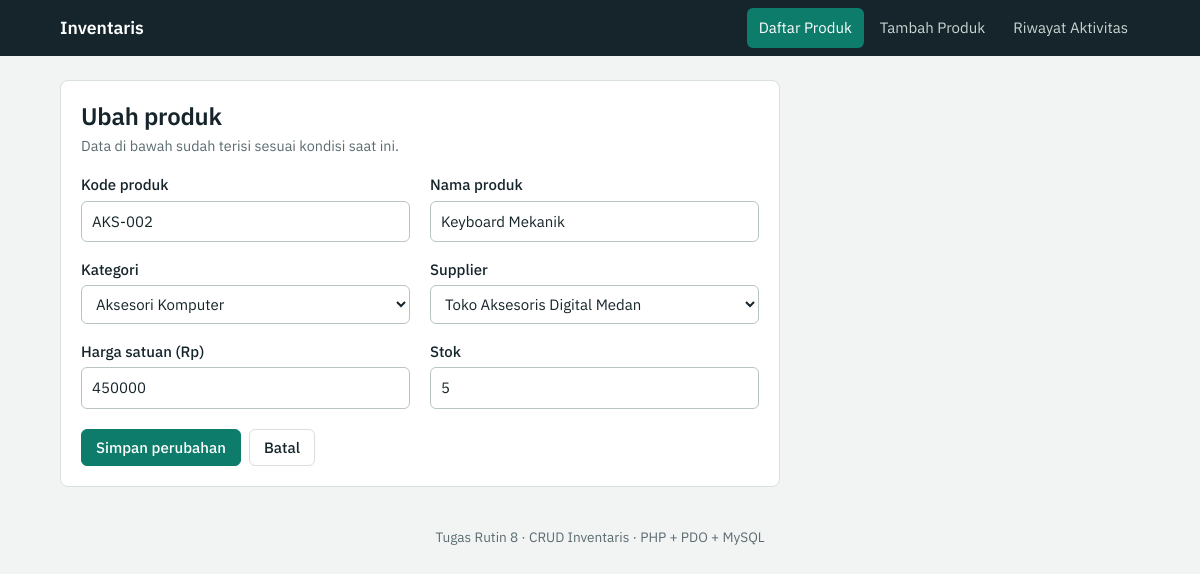
Page /edit.php?id=15 on the committed database.
### tables this page shows
CREATE TABLE produk (
    id_produk   INT UNSIGNED  NOT NULL AUTO_INCREMENT,
    kode_produk VARCHAR(20)   NOT NULL,
    nama_produk VARCHAR(100)  NOT NULL,
    id_kategori INT UNSIGNED  NOT NULL,
    id_supplier INT UNSIGNED  NOT NULL,
    harga       DECIMAL(12,2) NOT NULL DEFAULT 0,
    stok        INT UNSIGNED  NOT NULL DEFAULT 0,
    created_at  TIMESTAMP     NOT NULL DEFAULT CURRENT_TIMESTAMP,
    updated_at  TIMESTAMP     NOT NULL DEFAULT CURRENT_TIMESTAMP ON UPDATE CURRENT_TIMESTAMP,
    PRIMARY KEY (id_produk),
    UNIQUE KEY uq_produk_kode (kode_produk),
    KEY idx_produk_kategori (id_kategori),
    KEY idx_produk_supplier (id_supplier),
    CONSTRAINT fk_produk_kategori
        FOREIGN KEY (id_kategori) REFERENCES kategori (id_kategori)
        ON UPDATE CASCADE ON DELETE RESTRICT,
    CONSTRAINT fk_produk_supplier
        FOREIGN KEY (id_supplier) REFERENCES supplier (id_supplier)
        ON UPDATE CASCADE ON DELETE RESTRICT
);

CREATE TABLE kategori (
    id_kategori   INT UNSIGNED NOT NULL AUTO_INCREMENT,
    nama_kategori VARCHAR(60)  NOT NULL,
    deskripsi     VARCHAR(255) DEFAULT NULL,
    PRIMARY KEY (id_kategori),
    UNIQUE KEY uq_kategori_nama (nama_kategori)
);

CREATE TABLE supplier (
    id_supplier   INT UNSIGNED NOT NULL AUTO_INCREMENT,
    nama_supplier VARCHAR(100) NOT NULL,
    kontak        VARCHAR(80)  DEFAULT NULL,
    telepon       VARCHAR(25)  DEFAULT NULL,
    alamat        VARCHAR(255) DEFAULT NULL,
    PRIMARY KEY (id_supplier),
    UNIQUE KEY uq_supplier_nama (nama_supplier)
);

### src/helpers.php (called while the page is built, shortened)
<?php
function e($nilai): string
{
    return htmlspecialchars((string) $nilai, ENT_QUOTES | ENT_SUBSTITUTE, 'UTF-8');
}
function form_state_get(): array
{
    $state = $_SESSION['form_state'] ?? ['old' => [], 'errors' => []];
    return [$state['old'], $state['errors']];
}

### src/produk_repo.php (called while the page is built, shortened)
<?php
function ambil_produk_by_id(PDO $pdo, int $id, bool $kunci = false): ?array
{
    $stmt = $pdo->prepare(
        'SELECT id_produk, kode_produk, nama_produk, id_kategori, id_supplier, harga, stok
         FROM produk WHERE id_produk = :id' . ($kunci ? ' FOR UPDATE' : '')
    );
    $stmt->execute([':id' => $id]);
    return $stmt->fetch() ?: null;
}
function daftar_kategori(PDO $pdo): array
{
    $stmt = $pdo->prepare('SELECT id_kategori, nama_kategori FROM kategori ORDER BY nama_kategori');
    $stmt->execute();
    return $stmt->fetchAll();
}
function daftar_supplier(PDO $pdo): array
{
    $stmt = $pdo->prepare('SELECT id_supplier, nama_supplier FROM supplier ORDER BY nama_supplier');
    $stmt->execute();
    return $stmt->fetchAll();
}

### partials/_form.php (the view, shortened to what this page needs)
<?php
$nilai = fn(string $k) => $data[$k] ?? '';
?>
<form method="post" action="<?= e($aksi) ?>" class="form-grid">
    <div class="field">
        <label for="kode_produk">Kode produk</label>
        <input type="text" id="kode_produk" name="kode_produk" maxlength="20" required
               placeholder="Contoh: ELK-010" value="<?= e($nilai('kode_produk')) ?>"
               class="<?= isset($errors['kode_produk']) ? 'invalid' : '' ?>">
    </div>
    <div class="field">
        <label for="nama_produk">Nama produk</label>
        <input type="text" id="nama_produk" name="nama_produk" maxlength="100" required
               placeholder="Contoh: Monitor LED 24 inci" value="<?= e($nilai('nama_produk')) ?>"
               class="<?= isset($errors['nama_produk']) ? 'invalid' : '' ?>">
    </div>
    <div class="field">
        <label for="id_kategori">Kategori</label>
        <select id="id_kategori" name="id_kategori" required
                class="<?= isset($errors['id_kategori']) ? 'invalid' : '' ?>">
            <?php foreach ($daftarKategori as $k): ?>
                <option value="<?= e($k['id_kategori']) ?>"
                    <?= (string) $k['id_kategori'] === (string) $nilai('id_kategori') ? 'selected' : '' ?>>
                    <?= e($k['nama_kategori']) ?>
                </option>
            <?php endforeach; ?>
        </select>
    </div>
    <div class="field">
        <label for="id_supplier">Supplier</label>
        <select id="id_supplier" name="id_supplier" required
                class="<?= isset($errors['id_supplier']) ? 'invalid' : '' ?>">
            <?php foreach ($daftarSupplier as $s): ?>
                <option value="<?= e($s['id_supplier']) ?>"
                    <?= (string) $s['id_supplier'] === (string) $nilai('id_supplier') ? 'selected' : '' ?>>
                    <?= e($s['nama_supplier']) ?>
                </option>
            <?php endforeach; ?>
        </select>
    </div>
    <div class="field">
        <label for="harga">Harga satuan (Rp)</label>
        <input type="number" id="harga" name="harga" min="0" step="1" required inputmode="numeric"
               value="<?= e($nilai('harga')) ?>" class="<?= isset($errors['harga']) ? 'invalid' : '' ?>">
    </div>
    <div class="field">
        <label for="stok">Stok</label>
        <input type="number" id="stok" name="stok" min="0" step="1" required inputmode="numeric"
               value="<?= e($nilai('stok')) ?>" class="<?= isset($errors['stok']) ? 'invalid' : '' ?>">
    </div>
    <div class="form-actions">
        <button type="submit" class="btn btn-primary"><?= e($labelTombol) ?></button>
        <a class="btn" href="index.php">Batal</a>
    </div>
</form>

### assets/style.css (style rules this page uses)
:root { --bg: #f1f4f3; --surface: #ffffff; --ink: #16252b; --muted: #5b6b70; --line: #d9e0de; --primary: #0e7c6b; --primary-dark: #0a5e51; --ok-bg: #e2f4ed; --ok-ink: #0a5e51; --warn-bg: #fff2d6; --warn-ink: #7a4b00; --danger: #b42318; --danger-bg: #fdeceb; --info-bg: #e6eef9; --info-ink: #1f4a85; --radius: 8px; --font: "IBM Plex Sans", system-ui, -apple-system, "Segoe UI", Roboto, sans-serif; --mono: "IBM Plex Mono", ui-monospace, "Cascadia Mono", Consolas, monospace; }
* { box-sizing: border-box; }
body { margin: 0; font-family: var(--font); font-size: 15px; line-height: 1.55; color: var(--ink); background: var(--bg); }
a { color: var(--primary-dark); }
.btn { display: inline-flex; align-items: center; justify-content: center; gap: 6px; padding: 8px 14px; border-radius: 6px; border: 1px solid var(--line); background: #fff; color: var(--ink); font: inherit; font-weight: 500; text-decoration: none; cursor: pointer; line-height: 1.3; }
.btn-primary { background: var(--primary); border-color: var(--primary); color: #fff; }
input, select { font: inherit; color: var(--ink); background: #fff; border: 1px solid #b9c5c2; border-radius: 6px; padding: 8px 10px; width: 100%; }
.form-grid { display: grid; grid-template-columns: 1fr 1fr; gap: 16px 20px; margin-top: 16px; }
.field label { display: block; font-weight: 500; margin-bottom: 4px; }
.form-actions { display: flex; gap: 8px; flex-wrap: wrap; }
.form-grid .form-actions { grid-column: 1 / -1; padding-top: 4px; }

### rows in the picture
produk: kode_produk "AKS-002", nama_produk "Keyboard Mekanik", id_kategori "Aksesori Komputer", id_supplier "Toko Aksesoris Digital Medan", harga "450000", stok "5"

### other values in the picture
$labelTombol "Simpan perubahan"
